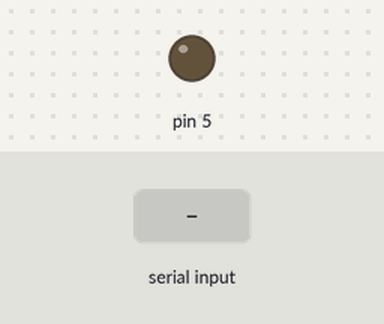
Bench run of a sketch on a simulated Arduino Uno, built with avr-gcc and run on an emulated ATmega328P. On the bench: output pins drawn as LEDs (lit = HIGH). Dashed ring = blinking. Inputs (shaded band) come from the test bench.

Above: at 1.2 s.
1.3 s: "S" received over Serial
At 1.56 s:
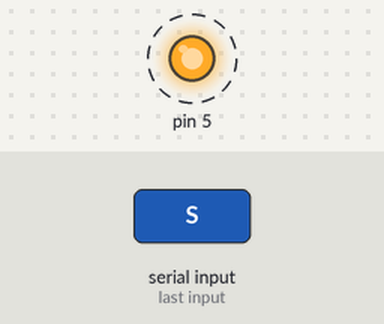
Timing chart, 0 to 4.3 s (numbered marks = the images above; inputs shaded):
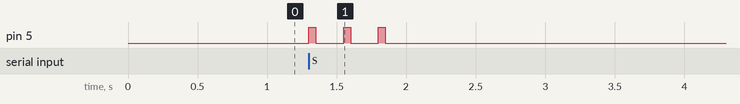

The sketch:

Serial2MorseOO.ino
```cpp
#include "Ascii2MorseBeep.h"

Ascii2Morse morseEncoder(5, 50);
							// create an encoder object. Give it 'global' scope
							// morseEncoder(pinOut, durationShort)
							// pinOut = hardware pin to send the morse code out
							// durationShort = # ms for a 'short' bit.

void setup()
	{
	Serial.begin(9600);     // opens serial port, sets data rate to 9600 bps
	}

void loop()
	{
    if (Serial.available() > 0)
    	{
        morseEncoder.send(Serial.read());
        }
	}
```

Ascii2MorseBeep.cpp
```cpp
#include "Ascii2MorseBeep.h"
#include "Arduino.h"

Ascii2Morse::Ascii2Morse(int anOutPin, int aDurationShort)
	{
	// initialize this instance
	outPin = anOutPin;
					// remember on which hardware pin to send the code
	pinMode(outPin, OUTPUT);
					// put this pin in OUTPUT mode
	durationShort = aDurationShort;
					// remember the duration of pulses..
	durationLong = aDurationShort + aDurationShort + aDurationShort;
					// calculate a long, as three times a short
  }

void Ascii2Morse::send(char aChar)
	{
	unsigned int len = 0;	// length of the morse-representation of the character, eg "B" is represented as "LSSS" and has length = 4
	unsigned int pos = 0;	// zero-based index of character in the morse-code representation of a character, eg. the 'L' in "SLS" is at pos = 1
	unsigned int index = 0;	// one-based index of a character in the 'alfabet' string with existing Morse characters, eg A=1, 1=28

    index = alfabet.indexOf(toupper(aChar));
					// take the character and convert to upper case.. (Morse-code doesn't seem to distinguish lower and upper case)
					// then search if it exists in 'alfabet', and if so return its one-based position index
    len = strlen(morseCodes[index]);
					// then take the MorseCode representation at the same index in the array morseCodes and store the length of this
					// Now iterate over all chars of this MorseCode representation
    for (pos = 0; pos<len; pos++)
    	{
    	beep(morseCodes[index][pos]);
					// send a Short or Long beep
    	delay(durationLong);
					// send a pause between the characters. Pause between characters has a 'long' duration
    	}
	}


void Ascii2Morse::beep(char aBeep)
	{
	digitalWrite(outPin, HIGH);
					// set output pin signal to HIGH = buzzer or light goes ON
	switch (aBeep)
					// wait short or long..
		{
		case 'S':
			delay(durationShort);
			break;
		case 'L':
			delay(durationLong);
			break;
		}
		digitalWrite(outPin, LOW);
					// set signal back to inactive = light or buzzer goed OFF
		delay(durationShort);
					// wait one 'short' after every character..
	}
```

Ascii2MorseBeep.h
```cpp
/*
Ascci2MorseBeep : receives an ASCII character, and outputs the Morse-code for it on a selected hardware pin
Author : Pascal Roobrouck
History :
	V1 - 03 march 2016
*/

#include "Arduino.h"

class Ascii2Morse
	{
	public:
		Ascii2Morse(int outPin, int durationShort);
		// Constructor :
		//	outPin is pin on which you want to beep.
		//	durationShort = length of short beep..

		void send(char aChar);
    // Transmit aChar as MorseCode

	private:
		unsigned int outPin;
		// hardware pin on which the signal will be sent out

		unsigned int durationShort;
		// duration of a 'short', measured in milliseconds. Long is always 3*short

    unsigned int durationLong;
    // duration of a 'long', measured in milliseconds. Long is always 3*short

		String alfabet = String("ABCDEFGHIJKLMNOPQRSTUVWXYZ0123456789.,?'!/()&:;=+-_\"$@");
		// String of all possible characters to be encoded in Morse

		char* morseCodes[54] = {"SL","LSSS","LSLS","LSS","S","SSLS","LLS","SSSS","SS","SLLL","LSL","SLSS","LL","LS","LLL","SLLS","LLSL","SLS","SSS","L","SSL","SSSL","SLL","LSSL","LSLL","LLSS","LLLLL","SLLLL","SSLLL","SSSLL","SSSSL","SSSSS","LSSSS","LLSSS","LLLSS","LLLLS","SLSLSL","LLSSLL","SSLLSS","SLLLLS","LSLSLL","LSSLS","LSLLS","LSLLSL","SLSSS","LLLSSS","LSLSLS","LSSSL","SLSLS","LSSSSL","SSLLSL","SLSSLS","SSSLSSL","SLLSLS"};
  	// Array of strings with Morsecode representation for all characters in alfabet. S is Short, L = Long

		void beep(char shortLong);
		//
	};
```

Measured:
- after the input at 1.3 s, pin 5: alternates HIGH for 0.05 s and LOW for 0.20 s, 6 changes in all, then stays LOW, starting at once
